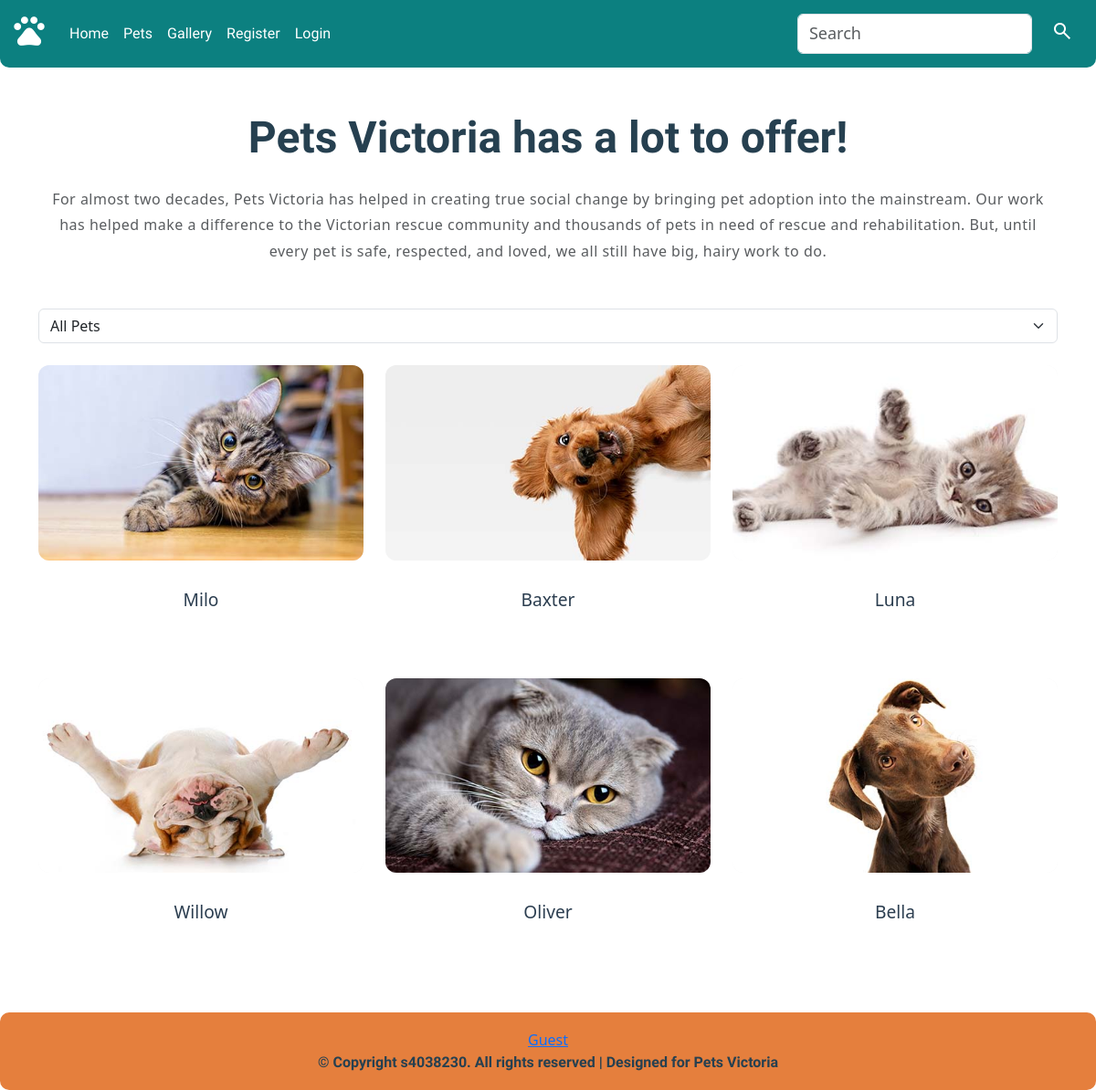
/gallery.php, run on the app's committed database.
### tables this page shows
CREATE TABLE `pets` (
  `petid` int(11) NOT NULL,
  `petname` varchar(255) NOT NULL,
  `description` text NOT NULL,
  `image` varchar(255) NOT NULL,
  `caption` varchar(255) NOT NULL,
  `age` double NOT NULL,
  `location` varchar(255) NOT NULL,
  `type` varchar(255) NOT NULL
);

### gallery.php (the view, shortened to what this page needs)
<?php
include "include/header.inc";
include "include/nav.inc";
include "include/db_connect.inc";
$sql = "SELECT * FROM pets";
$result = mysqli_query($conn, $sql);
$pets = mysqli_fetch_all($result, MYSQLI_ASSOC);
?>
<main class="container py-5">
    <div class="text-center mb-5">
        <h1 class="display-5 mb-4" style="color: #264050; text-align: center; font-weight:bold;">Pets Victoria has a lot to offer!</h1>
        <p class="text-muted mx-auto" style="max-width: 1200px; line-height: 1.8; letter-spacing: 0.5px;">
            For almost two decades, Pets Victoria has helped in creating true social change by bringing pet adoption into the mainstream. Our work has helped make a difference to the Victorian rescue community and thousands of pets in need of rescue and rehabilitation. But, until every pet is safe, respected, and loved, we all still have big, hairy work to do.
        </p>
    </div>
    <div id="search-box" class="mb-4">
    <form id="filterForm">
      <select name="type" class="form-select" onchange="filterPets(this.value)">
        <option value="">All Pets</option>
      </select>
    </form>
  </div>
    <div class="row g-4 justify-content-center">
        <?php if (count($pets) > 0): ?>
            <?php foreach ($pets as $pet): ?>
                <div class="col-md-4">
                    <div class="pet-card">
                        <a href="details.php?petid=<?php echo $pet['petid']; ?>" class="text-decoration-none">
                            <div class="card rounded-3 border-0 h-100">
                                <div class="card-img-wrapper">
                                    <img src="images/<?php echo htmlspecialchars($pet['image']); ?>"
                                         class="card-img-top"
                                         alt="<?php echo htmlspecialchars($pet['petname']); ?>">
                                </div>
                                <div class="card-body text-center">
                                    <h5 class="pet-name"><?php echo htmlspecialchars($pet['petname']); ?></h5>
                                </div>
                            </div>
                        </a>
                    </div>
                </div>
            <?php endforeach; ?>
        <?php else: ?>
            <div class="col-12 text-center">
                <p class="text-muted">No pets found matching your search criteria. Please try again.</p>
            </div>
        <?php endif; ?>
    </div>
</main>
<?php
include "include/footer.inc";

### include/header.inc (shortened to what this page needs)
<!DOCTYPE html>
<html lang="en">
<head>
  <link rel="stylesheet" href="css/style.css" />
  <link href="https://cdn.jsdelivr.net/npm/bootstrap@5.3.3/dist/css/bootstrap.min.css" rel="stylesheet">
</head>
<body>

### include/nav.inc (shortened to what this page needs)
<header>
    <nav class="navbar navbar-dark navbar-expand-lg ">
        <div class="container-fluid">
            <a class="navbar-brand" href="index.php">
                <span class="material-symbols-outlined size-40">pets</span>
            </a>
            <div class="collapse navbar-collapse" id="navbarSupportedContent">
                <ul class="navbar-nav me-auto mb-2 mb-lg-0">
                    <li class="nav-item">
                        <a class="nav-link" href="index.php">Home</a>
                    </li>
                    <li class="nav-item">
                        <a class="nav-link" href="pets.php">Pets</a>
                    </li>
                    <li class="nav-item">
                        <a class="nav-link" href="gallery.php">Gallery</a>
                    </li>
                    <?php if (!isset($_SESSION['username'])): ?>
                        <li class="nav-item">
                            <a class="nav-link" href="register.php">Register</a>
                        </li>
                        <li class="nav-item">
                            <a class="nav-link" href="login.php">Login</a>
                        </li>
                    <?php endif; ?>
                </ul>
                <form class="d-flex" role="search">
                    <input class="form-control me-2" type="search" placeholder="Search" aria-label="Search">
                    <a href="https://www.youtube.com/watch?v=dQw4w9WgXcQ" target="_blank" class="btn">
                        <span class="material-symbols-outlined white">search</span>
                    </a>
                </form>
            </div>
        </div>
    </nav>
</header>

### include/footer.inc
<footer>
  <div>
    <?php if (isset($_SESSION['username'])): ?>
      <a href="user.php?username=<?php echo htmlspecialchars($_SESSION['username']); ?>" aria-label="View profile of <?php echo htmlspecialchars($_SESSION['username']); ?>">
        <?php echo htmlspecialchars($_SESSION['username']); ?>
      </a>
    <?php else: ?>
      <a href="user.php" aria-label="Guest access">Guest</a>
    <?php endif; ?>
  </div>
  <b>&copy; Copyright s4038230. All rights reserved | Designed for Pets Victoria</b>
</footer>
</body>
</html>

### css/style.css (style rules this page uses)
nav ul li { font-family: "Ysabeau SC", sans-serif; }
.nav-item .nav-link { color: white; }
header { position: relative; width: 100%; background-color: #0c8080; border-bottom-left-radius: 10px; border-bottom-right-radius: 10px; }
span.size-40 { font-size: 40px; font-variation-settings: "OPSZ" 40; color: white; }
.white { color: white; }
.container form { margin: 20px 0; }
select { border-radius: 10px; display: flexbox; }
::placeholder { font-size: 18px; }
h1 { font-family: "Ysabeau SC"; }
.pet-card { transition: all 0.3s ease; margin-bottom: 30px; }
.card-img-wrapper { position: relative; padding-top: 60%; overflow: hidden; background-color: #f8f9fa; border-radius: 12px; }
.card-img-wrapper img { position: absolute; top: 0; left: 0; width: 100%; height: 100%; object-fit: cover; }
.pet-name { color: #2C3E50; font-size: 1.2rem; margin: 15px 0 5px; }
.form-select { padding: 10px; border-radius: 8px; border-color: #dee2e6; }
h1 { text-align: left; font-family: "Ysabeau SC"; }
footer { position: relative; text-align: center; width: 100%; padding: 1.5%; background-color: #e57f3d; border-radius: 10px; }
footer b { font-size: medium; color: #264050; font-family: "Ysabeau SC", sans-serif; }

### data on the page
pets: image (picture), petname "Milo"
pets: image (picture), petname "Baxter"
pets: image (picture), petname "Luna"
pets: image (picture), petname "Willow"
pets: image (picture), petname "Oliver"
pets: image (picture), petname "Bella"
